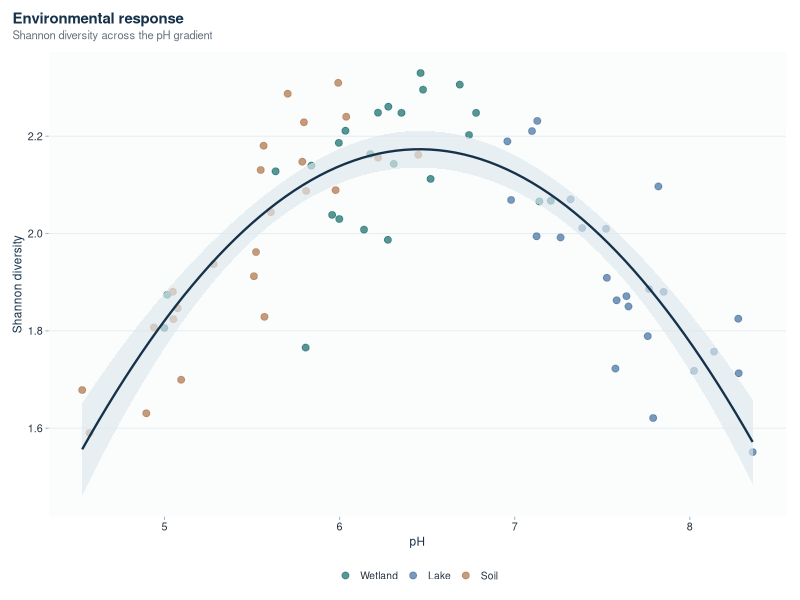
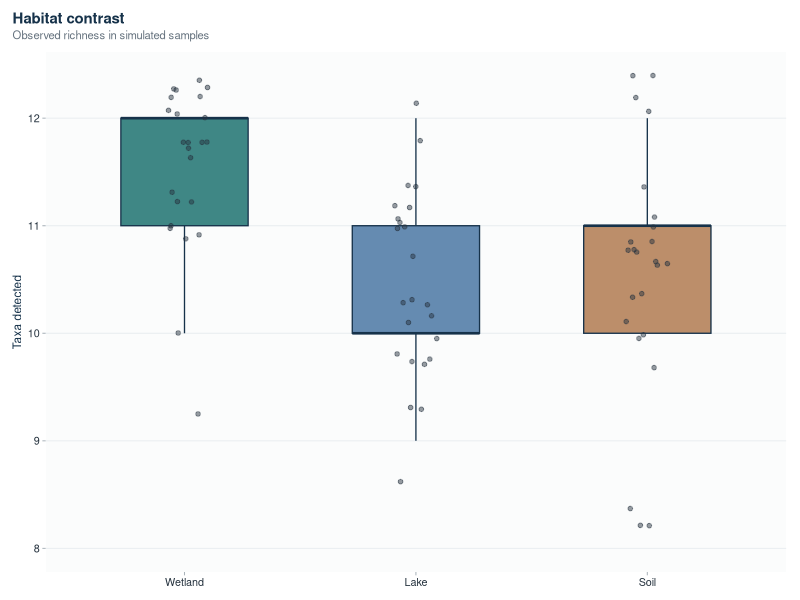
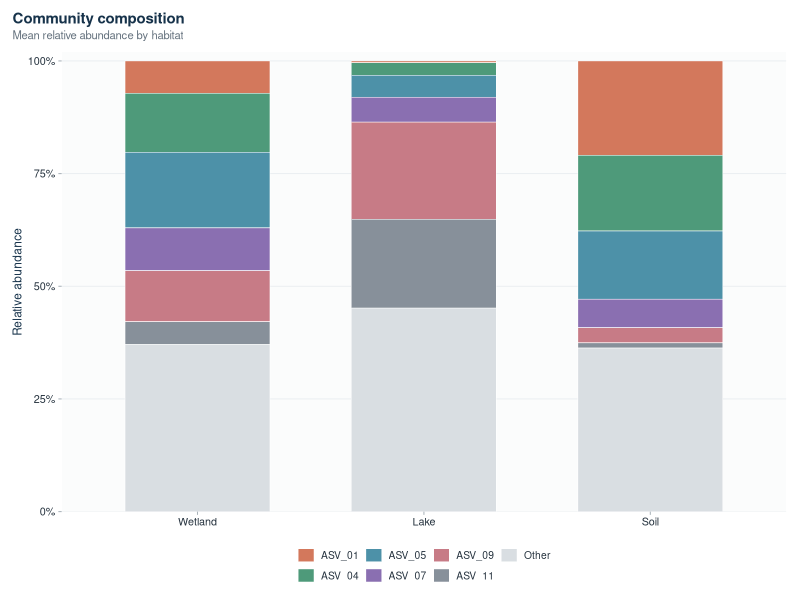
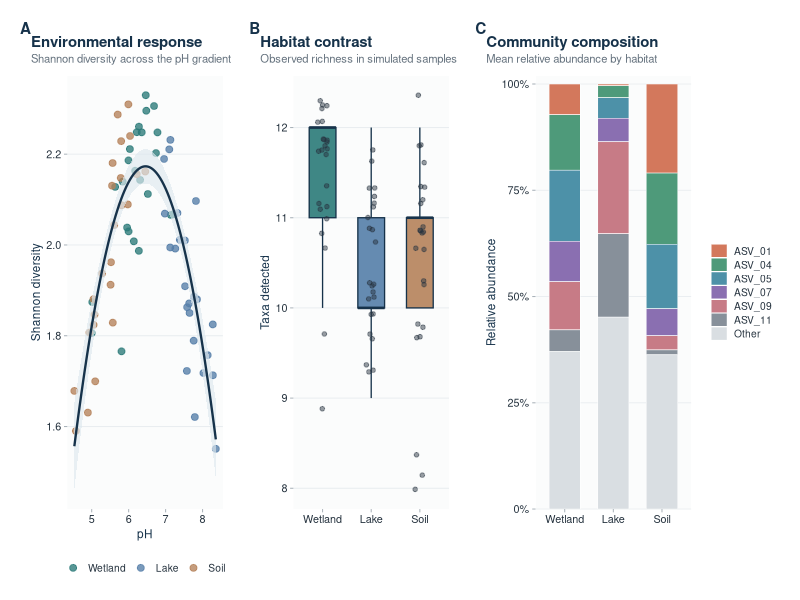
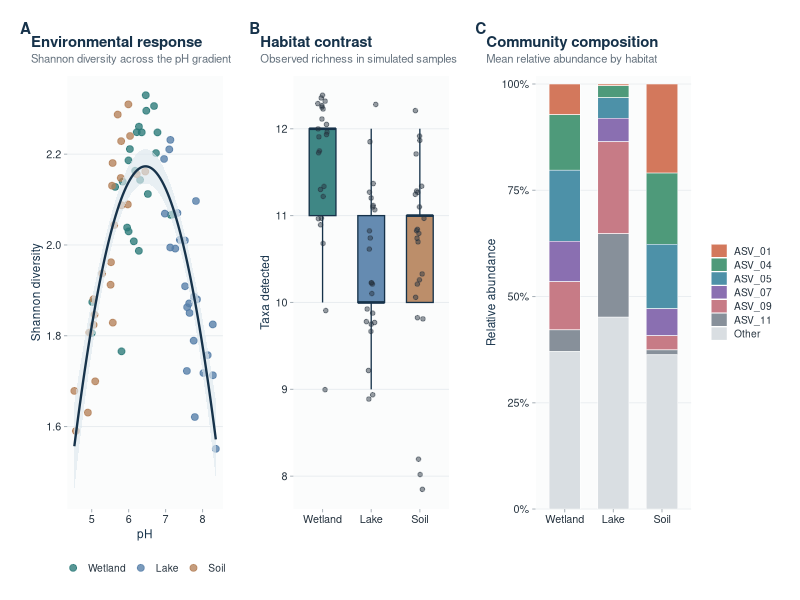
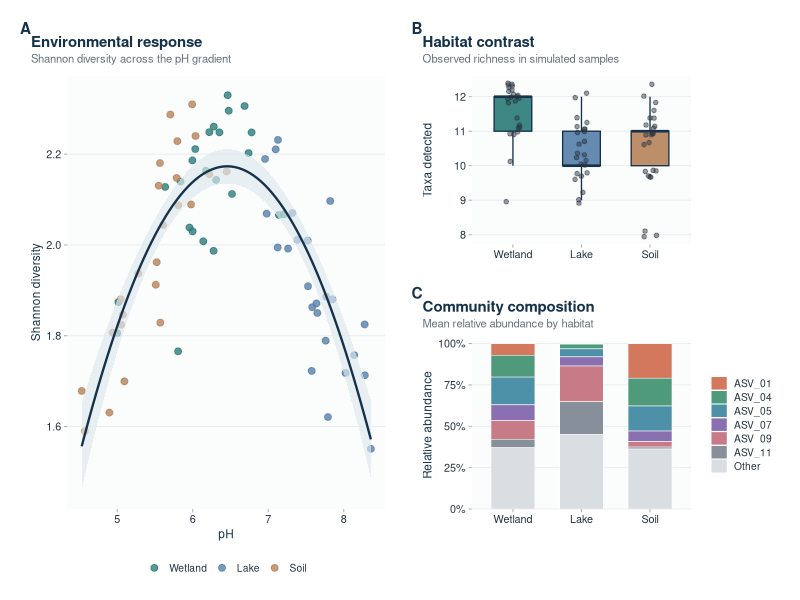
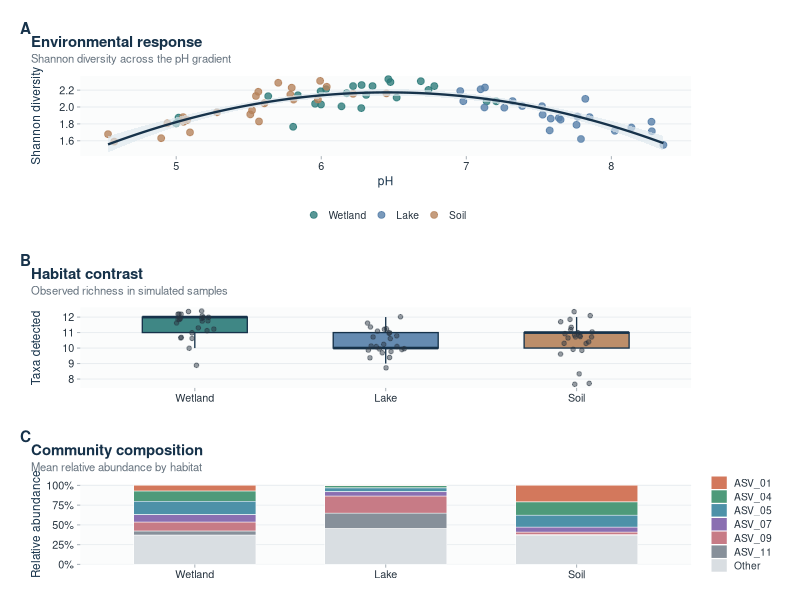

Write R code to recreate these figures, in order.
## ---- chunk 1
knitr::opts_chunk$set(
  echo = FALSE,
  message = FALSE,
  warning = FALSE,
  dpi = 300
)

# Install once if needed:
# install.packages(c("tidyverse", "patchwork", "vegan"))

library(tidyverse)
library(patchwork)
library(vegan)

set.seed(2026)
## ---- chunk 2
n_per_habitat <- 24

meta <- tibble(
  sample_id = sprintf("S%02d", 1:(3 * n_per_habitat)),
  habitat = factor(
    rep(c("Wetland", "Lake", "Soil"), each = n_per_habitat),
    levels = c("Wetland", "Lake", "Soil")
  ),
  pH = c(
    rnorm(n_per_habitat, 6.4, 0.55),
    rnorm(n_per_habitat, 7.5, 0.45),
    rnorm(n_per_habitat, 5.7, 0.65)
  )
) |>
  mutate(pH = pmin(pmax(pH, 4.2), 8.5))

taxa_names <- sprintf("ASV_%02d", 1:12)
taxon_optima <- seq(4.8, 8.2, length.out = length(taxa_names))
base_abundance <- runif(length(taxa_names), 55, 145)

taxa_mat <- vapply(seq_along(taxa_names), function(j) {
  mu <- base_abundance[j] *
    exp(-((meta$pH - taxon_optima[j])^2) / (2 * 0.85^2)) + 1.5
  rnbinom(nrow(meta), mu = mu, size = 3)
}, numeric(nrow(meta)))

colnames(taxa_mat) <- taxa_names
rownames(taxa_mat) <- meta$sample_id

meta <- meta |>
  mutate(
    richness = rowSums(taxa_mat > 2),
    shannon = vegan::diversity(taxa_mat, index = "shannon")
  )

model_diversity <- lm(shannon ~ pH + I(pH^2), data = meta)
model_summary <- summary(model_diversity)
model_f <- model_summary$fstatistic
model_p <- pf(model_f[1], model_f[2], model_f[3], lower.tail = FALSE)
## ---- chunk 3
navy <- "#16324A"
teal <- "#2B7A78"
slate <- "#65727E"
ink <- "#26333F"
grid <- "#E9EDF0"
panel_bg <- "#FBFCFC"

habitat_cols <- c(
  "Wetland" = "#2B7A78",
  "Lake"    = "#557EA8",
  "Soil"    = "#B5825A"
)

taxon_cols <- c(
  "ASV_01" = "#D3785C",
  "ASV_02" = "#D3A451",
  "ASV_03" = "#92A85B",
  "ASV_04" = "#4E9A7A",
  "ASV_05" = "#4D91A8",
  "ASV_06" = "#6D79B5",
  "ASV_07" = "#8A6FB1",
  "ASV_08" = "#B36D9B",
  "ASV_09" = "#C77B86",
  "ASV_10" = "#A37B60",
  "ASV_11" = "#87909A",
  "ASV_12" = "#6E8E8D",
  "Other"  = "#D9DEE2"
)

theme_manuscript <- theme_minimal(base_family = "sans", base_size = 9.5) +
  theme(
    plot.background = element_rect(fill = "white", colour = NA),
    panel.background = element_rect(fill = panel_bg, colour = NA),
    plot.title = element_text(
      face = "bold", colour = navy, size = 10.8,
      margin = margin(b = 2)
    ),
    plot.subtitle = element_text(
      colour = slate, size = 8.1,
      margin = margin(b = 7)
    ),
    plot.title.position = "plot",
    axis.title = element_text(colour = navy, size = 8.5),
    axis.text = element_text(colour = ink, size = 7.8),
    axis.ticks = element_line(colour = "#AAB3BA", linewidth = 0.35),
    panel.grid.minor = element_blank(),
    panel.grid.major.x = element_blank(),
    panel.grid.major.y = element_line(colour = grid, linewidth = 0.35),
    legend.title = element_blank(),
    legend.text = element_text(colour = ink, size = 7.4),
    legend.key.height = grid::unit(0.35, "cm"),
    legend.key.width = grid::unit(0.42, "cm"),
    plot.margin = margin(9, 10, 8, 9)
  )

p1 <- ggplot(meta, aes(pH, shannon, colour = habitat)) +
  geom_point(size = 2.0, alpha = 0.78) +
  geom_smooth(
    aes(group = 1),
    method = "lm",
    formula = y ~ poly(x, 2, raw = TRUE),
    se = TRUE,
    colour = navy,
    fill = "#DDE8EE",
    linewidth = 0.8,
    alpha = 0.65
  ) +
  scale_colour_manual(values = habitat_cols) +
  labs(
    title = "Environmental response",
    subtitle = "Shannon diversity across the pH gradient",
    x = "pH",
    y = "Shannon diversity"
  ) +
  theme_manuscript +
  theme(legend.position = "bottom")

p2 <- ggplot(meta, aes(habitat, richness, fill = habitat)) +
  geom_boxplot(
    width = 0.55,
    outlier.shape = NA,
    alpha = 0.90,
    colour = navy,
    linewidth = 0.45
  ) +
  geom_jitter(
    width = 0.10,
    size = 1.25,
    alpha = 0.48,
    colour = ink
  ) +
  scale_fill_manual(values = habitat_cols) +
  labs(
    title = "Habitat contrast",
    subtitle = "Observed richness in simulated samples",
    x = NULL,
    y = "Taxa detected"
  ) +
  theme_manuscript +
  theme(legend.position = "none")

composition <- as_tibble(taxa_mat, rownames = "sample_id") |>
  pivot_longer(-sample_id, names_to = "taxon", values_to = "count") |>
  left_join(select(meta, sample_id, habitat), by = "sample_id") |>
  group_by(habitat, taxon) |>
  summarise(count = sum(count), .groups = "drop") |>
  group_by(habitat) |>
  mutate(relative_abundance = count / sum(count)) |>
  ungroup()

top_taxa <- composition |>
  group_by(taxon) |>
  summarise(total = sum(count), .groups = "drop") |>
  slice_max(total, n = 6) |>
  pull(taxon)

composition_plot <- composition |>
  mutate(taxon_plot = if_else(taxon %in% top_taxa, taxon, "Other")) |>
  group_by(habitat, taxon_plot) |>
  summarise(relative_abundance = sum(relative_abundance), .groups = "drop") |>
  mutate(taxon_plot = factor(
    taxon_plot,
    levels = c(sort(top_taxa), "Other")
  ))

p3 <- ggplot(
  composition_plot,
  aes(habitat, relative_abundance, fill = taxon_plot)
) +
  geom_col(width = 0.64, colour = "white", linewidth = 0.18) +
  scale_fill_manual(values = taxon_cols, drop = FALSE) +
  scale_y_continuous(
    labels = scales::label_percent(accuracy = 1),
    expand = expansion(mult = c(0, 0.02))
  ) +
  labs(
    title = "Community composition",
    subtitle = "Mean relative abundance by habitat",
    x = NULL,
    y = "Relative abundance"
  ) +
  theme_manuscript +
  theme(
    legend.position = "right",
    panel.grid.major.y = element_line(colour = grid, linewidth = 0.30)
  )

plot_list <- list(p1, p2, p3)
## ---- chunk 4
p1
p2
p3 + theme(legend.position = "bottom")
## ---- chunk 5
auto_grid <- patchwork::wrap_plots(plot_list) +
  plot_annotation(tag_levels = "A") &
  theme(plot.tag = element_text(face = "bold", colour = navy, size = 11))

auto_grid
## ---- chunk 6
wide_row <- patchwork::wrap_plots(plot_list, nrow = 1) +
  plot_annotation(tag_levels = "A") &
  theme(plot.tag = element_text(face = "bold", colour = navy, size = 11))

wide_row
## ---- chunk 7
feature_layout <- p1 | (p2 / p3)

feature_layout +
  plot_layout(widths = c(1.45, 1)) +
  plot_annotation(tag_levels = "A") &
  theme(plot.tag = element_text(face = "bold", colour = navy, size = 11))
## ---- chunk 8
portrait_layout <- patchwork::wrap_plots(plot_list, ncol = 1) +
  plot_annotation(tag_levels = "A") &
  theme(plot.tag = element_text(face = "bold", colour = navy, size = 11))

portrait_layout
